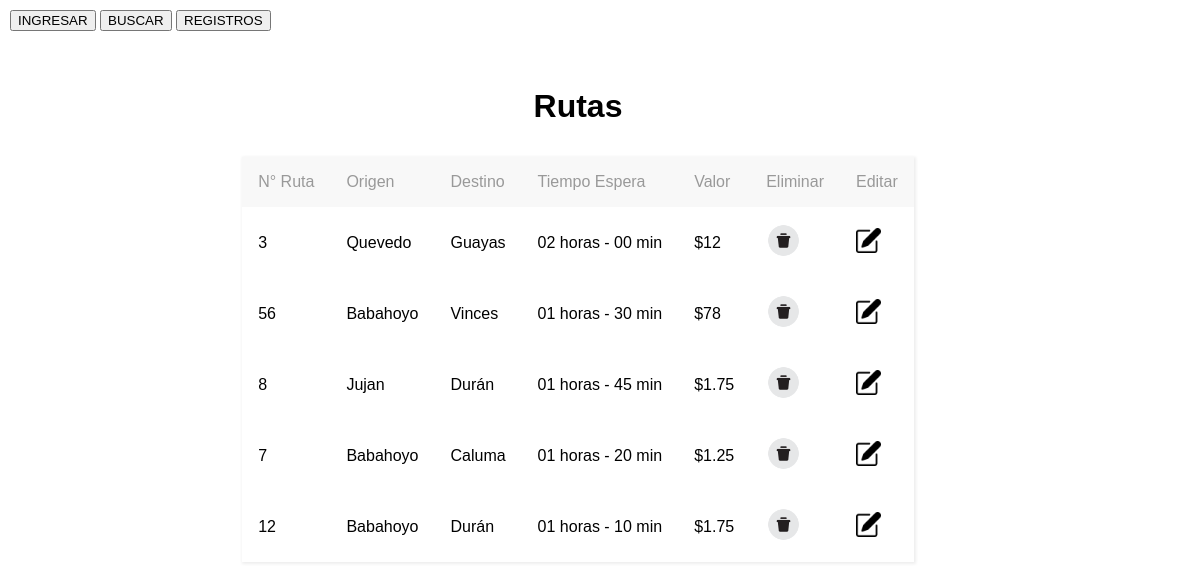
The app's page /CGruta.php with its own data.
### tables this page shows
CREATE TABLE `ruta` (
  `id_ruta` int(11) NOT NULL AUTO_INCREMENT,
  `n_ruta` varchar(20) DEFAULT NULL,
  `origen` varchar(50) DEFAULT NULL,
  `destino` varchar(50) DEFAULT NULL,
  `valor` float DEFAULT NULL,
  `tiempo_espera` time DEFAULT NULL,
  PRIMARY KEY (`id_ruta`)
);

### CGruta.php (the view, shortened to what this page needs)
<!DOCTYPE html>
<html lang="en">
<head>
	<link rel="stylesheet" href="css/results.css">
</head>
<body>
</body>
</html>
<body>
	<div class="opciones">
		<a href="formulario ruta.php"><input type="button" value= "INGRESAR"></a>
		<a href="buscar ruta.php"><input type="button" value= "BUSCAR"></a>
		<a href="CGruta.php"><input type="button" value= "REGISTROS"></a>
	</div>
	<h1 class="titulo-resultados" >Rutas</h1>
<?php
$con = mysqli_connect("localhost","root","","boletos");
$table = "ruta";
$sql = "select * from $table";
$resultado = $con->query($sql);
$filas = mysqli_num_rows($resultado);
if($filas === 0){
	?>
		<h3 class="No-resultado">No existen datos</h3>
	<?php
	} else {
	?>
		<table class="tabla-resultados">
			<thead>
				<tr>
					<td>N° Ruta</td>
					<td>Origen</td>
					<td>Destino</td>
					<td>Tiempo Espera</td>
					<td>Valor</td>
					<td>Eliminar</td>
					<td>Editar</td>
				</tr>
			</thead>
			<tbody>
			<?php
			while ($fila = $resultado->fetch_assoc()){
				$id_ruta=$fila["id_ruta"];
				$n_ruta=$fila["n_ruta"];
				$origen=$fila["origen"];
				$destino=$fila["destino"];
				$tiempo_espera=explode(':',$fila["tiempo_espera"]);
				$valor=$fila["valor"];
			?>
				<tr>
					<td><?php echo $n_ruta ?></td>
					<td><?php echo $origen ?></td>
					<td><?php echo $destino ?></td>
					<td><?php echo $tiempo_espera[0].' horas - ' .$tiempo_espera[1].' min' ?></td>
					<td><?php echo '$'.$valor ?></td>
					<td>
						<a href='eliminaruta.php?id_ruta=<?php echo $id_ruta ?>'>
							<img src='imagenes/eliminar.png' width=35>
						</a>
					</td>
					<td>
						<a href='editar ruta.php?id_ruta=<?php echo $id_ruta ?>'>
							<img src='imagenes/editar.png' width=25>
						</a>
					</td>
	    		</tr>
	<?php } ?>
		</tbody>
	</table>
<?php }?>
</body>
</html>

### css/results.css (style rules this page uses)
body { align-items: center; display: flex; width: 95%; min-height: 100%; flex-direction: column; font-family: Arial; }
.tabla-resultados { border-collapse: collapse; box-shadow: 1px 1px 3px 1px rgb(238, 238, 238); margin-bottom: 2rem;; }
.tabla-resultados thead { background: rgb(248, 248, 248); }
.titulo-resultados { display: flex; justify-content: center; width: 100%; margin-top: 5rem; margin-bottom: 2rem; }
.opciones { position: absolute; top: 10px; left: 10px; }
thead { font-weight: 500; color: rgb(153, 153, 153); box-sizing: border-box; }
th, td { padding: 1rem; box-sizing: border-box; }

### records on screen
ruta: n_ruta "3", origen "Quevedo", destino "Guayas", tiempo_espera "02", tiempo_espera "00", valor "12"
ruta: n_ruta "56", origen "Babahoyo", destino "Vinces", tiempo_espera "01", tiempo_espera "30", valor "78"
ruta: n_ruta "8", origen "Jujan", destino "Durán", tiempo_espera "01", tiempo_espera "45", valor "1.75"
ruta: n_ruta "7", origen "Babahoyo", destino "Caluma", tiempo_espera "01", tiempo_espera "20", valor "1.25"
ruta: n_ruta "12", origen "Babahoyo", destino "Durán", tiempo_espera "01", tiempo_espera "10", valor "1.75"
